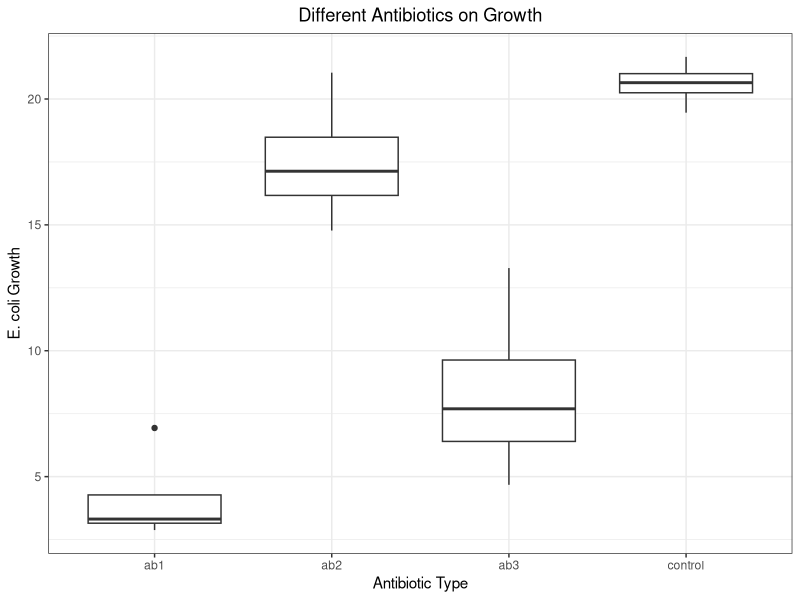
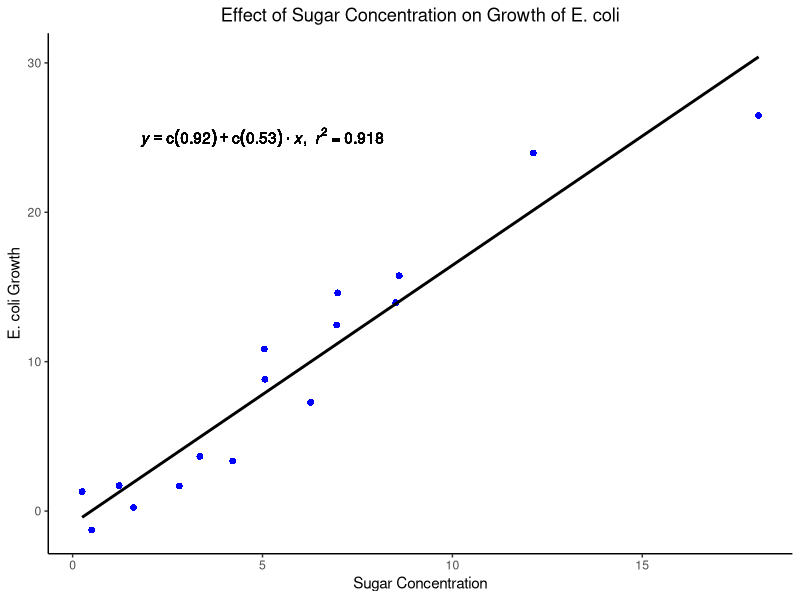

Write R code to recreate these figures, in order.
## ---- chunk 1

library(ggplot2)

antibiotics <- read.csv("antibiotics.csv")
      
plot1 <- ggplot(antibiotics, aes(x = trt, y = growth)) +
      geom_boxplot() + 
      theme_bw() + 
      xlab("Antibiotic Type") + ylab("E. coli Growth") +
      theme(plot.title = element_text(hjust = 0.5)) + # Centers the title
      ggtitle("Different Antibiotics on Growth")
                        
plot1

## ---- chunk 2
for (i in 1:nrow(antibiotics)){
  if (antibiotics$trt[i] == 'control'){
    antibiotics$aborct[i] <- 0
  }
  else{
    antibiotics$aborct[i] <- 1
  }
}
## ---- chunk 3
ab1 <- antibiotics[antibiotics$trt == 'control',]
ab1[5:8,] <- antibiotics[antibiotics$trt == 'ab1',]
ab2 <- antibiotics[antibiotics$trt == 'control',]
ab2[5:8,] <- antibiotics[antibiotics$trt == 'ab2',]
ab3 <- antibiotics[antibiotics$trt == 'control',]
ab3[5:8,] <- antibiotics[antibiotics$trt == 'ab3',]
## ---- chunk 4
results <- matrix(0,3,3)
colnames(results) <- c("null", "linear", "chisq")
## ---- chunk 5
#Null model function
nllnull <- function(p,y){
  B0=p[1]
  sig=exp(p[2])
  expected=B0
  nll=-sum(dnorm(x=y, mean=expected, sd=sig,log=TRUE))
  return(nll)
}

#Linear Model function
nlllinear <- function(p,x,y){
  B0=p[1]
  B1=p[2]
  sig=exp(p[3])
  expected=B0+B1*x
  nll=-sum(dnorm(x=y, mean=expected, sd=sig,log=TRUE))
  return(nll)
}
## ---- chunk 6
# Antibiotic 1 null model and linear model results
initialGuess <- c(1,1)
fit <- optim(par=initialGuess,fn=nllnull,y=ab1$growth)
results[1,1] <- fit$value

initialGuess <- c(1,1,1)
fit <- optim(par=initialGuess,fn=nlllinear,x=ab1$aborct,y=ab1$growth)
results[1,2] <- fit$value

# Antibiotic 2 null model and linear model results 
initialGuess <- c(1,1)
fit <- optim(par=initialGuess,fn=nllnull,y=ab2$growth)
results[2,1] <- fit$value

initialGuess <- c(1,1,1)
fit <- optim(par=initialGuess,fn=nlllinear,x=ab2$aborct,y=ab2$growth)
results[2,2] <- fit$value

# Antibiotic 3 null model and linear model results
initialGuess <- c(1,1)
fit <- optim(par=initialGuess,fn=nllnull,y=ab3$growth)
results[3,1] <- fit$value

initialGuess <- c(1,1,1)
fit <- optim(par=initialGuess,fn=nlllinear,x=ab3$aborct,y=ab3$growth)
results[3,2] <- fit$value
## ---- chunk 7
#likelihood ratio test results
A <- 2*(results[1,1]-results[1,2])
B <- 2*(results[2,1]-results[2,2])
C <- 2*(results[3,1]-results[3,2])
results[1,3] <- pchisq(q=A, df=1, lower.tail=FALSE) 
results[2,3] <- pchisq(q=B, df=1, lower.tail=FALSE) 
results[3,3] <- pchisq(q=C, df=1, lower.tail=FALSE)
results
## ---- chunk 8
#### Linear plot of sugar effects on growth with line equation and R2 ####

library(ggplot2)

sugardata <- read.csv(file = "sugar.csv", header=TRUE)

plot2 <- ggplot(data = sugardata, aes(x = sugar, y = growth))+
  geom_point(color = "blue1", shape = 16, size = 2) +
  theme_classic() +
  xlab("Sugar Concentration") + ylab("E. coli Growth") +
  ggtitle("Effect of Sugar Concentration on Growth of E. coli") +
  theme(plot.title = element_text(hjust = 0.5)) + #Centers the title
  stat_smooth(method = "lm", se=FALSE, color="black") + #Adds a trend line, se=FALSE gets rid of cloud around trendline.
  geom_text(aes(x = 5, y = 25, label = lm_eqn1(lm(sugar ~ growth, sugardata))), parse = TRUE) # Adds the values for the R2 value and equation of the trendline to the coordinates x and y

m= lm(sugar ~ growth, sugardata)

lm_eqn1 = function(m) {       #Function to calculate and add R2 value and equation of the trendline to plot
  
  l <- list(a = format(coef(m)[1], digits = 2),
            b = format(abs(coef(m)[2]), digits = 2),
            r2 = format(summary(m)$r.squared, digits = 3));
  
  if (coef(m)[2] >= 0)  {
    eq <- substitute(italic(y) == a + b %.% italic(x)*","~~italic(r)^2~"="~r2,l)
  } else {
    eq <- substitute(italic(y) == a - b %.% italic(x)*","~~italic(r)^2~"="~r2,l)    
  }
  
  as.character(as.expression(eq));                 
}

plot2

## ---- chunk 9

#### Likelihood ratio test

############## Null model
# Null hypothesis = the growth of E. coli is the same regardless of the sugar concentration

nllnull = function(p,y){
  B0=p[1]
  sig=exp(p[2])
  expected=B0
  nll=-sum(dnorm(x=y, mean=expected, sd=sig,log=TRUE))
  return(nll)
}

initialGuess = c(5,1)
null = optim(par=initialGuess,fn=nllnull,y=sugardata$growth)
print(null)


################ Linear Model
# Alternative hypothesis = the growth of E. coli is dependent on the sugar concentration

nllike_linear=function(p,x,y){
  B0=p[1]
  B1=p[2]
  sigma=exp(p[3])
  
  expected=B0+B1*x
  
  nll_linear=-sum(dnorm(x=y,mean=expected,sd=sigma,log=TRUE))
  return(nll_linear)
}

initialGuess=c(5,1,1)
fit_linear=optim(par=initialGuess,fn=nllike_linear,x=sugardata$sugar,y=sugardata$growth)

print(fit_linear)


############# likelihood ratio test
q = 2*(null$value-fit_linear$value)
lrt = pchisq(q=q, df=1, lower.tail=FALSE)
print(lrt)

# Becuase the p-value is less than 0.05 (2.64e-10), this means that we can reject the null hypothesis and conclude that there is a significant effect of sugar concentration on E. coli growth

## ---- chunk 10
#### A statistical power analysis ####
library(ggplot2)

num_sims <- 10 # Simulate the data 10 times 
n_per_sim <- 24 # Each simulation will have 24 values
set.seed(24) # Seed is necessary for reproducibility 
sigma <- c(1,2,4,6,8,12,16,24)

matrix_outputx <- matrix(NA, ncol=n_per_sim, nrow=num_sims) # This creates a 10x24 matrix for the simulated x-values
matrix_outputy <- matrix(NA, ncol=n_per_sim, nrow=num_sims) # This creates a 10x24 matrix for the simulated y-values

for (sim_number in 1:num_sims){ # This starts your for loop
  x <- sample(x = 0:50, size = 24) # Creates a random generation of 24 x-values between 0 and 50 
  m <- 0.4 # Given slope value
  b <- 10 # Given y-intercept
  y <- m*x + b # Calculates y-values from the 24 randomly generated x-values using given slope and intercept 
  
  for (sigma_number in 1:8){
    y = y+rnorm(n_per_sim, sd=sigma)
  }
 
  matrix_outputx[sim_number, ] <- x # This is where each x output is stored for each simulation
  matrix_outputy[sim_number, ] <- y # This is where each y output is stored for each simulation
}
matrix_outputx # Shows the output for the 10 x 24 matrix for the simulated x-values
matrix_outputy # Shows the output for the 10 x 24 matrix for the simulated y-values



############## I THINK THIS WORKS!!!! #####################
num_sims <- 10 # Simulate the data 10 times 
n_per_sim <- 24 # Each simulation will have 24 values
set.seed(24) # Seed is necessary for reproducibility 
sigma_num <- 8
sigma <- c(1,2,4,6,8,12,16,24)

outputx<-as.data.frame(matrix(0, ncol=10, nrow=24))
outputy<-as.data.frame(matrix(0, ncol=10, nrow=24))
youtput <-list()

for (sim_number in 1:num_sims){ # This starts your for loop
  x = sample(x = 0:50, size = 24) # Creates a random generation of 24 x-values between 0 and 50 
  m <- 0.4 # Given slope value
  b <- 10 # Given y-intercept
  y <- m*x + b # Calculates y-values from the 24 randomly generated x-values using given slope and intercept 
  outputx[,sim_number] <- x
  
for (sigma_number in 1:sigma_num){
   outputy = y+rnorm(length(y), mean=0, sd=sigma[sigma_number])
   youtput[[sigma_number]] <- outputy
  }
}



#### Linear Regression ####




#### ANOVA ####
############## THIS SHOULD WORK TOO!!!!

# 2-level design
x = c(13,13,13,13,13,13,13,13,13,13,13,13,38,38,38,38,38,38,38,38,38,38,38,38)
x_values = matrix(rep(x,10),nrow=24,ncol=10)
num_sims <- 10 # Simulate the data 10 times 
n_per_sim <- 24 # Each simulation will have 24 values
set.seed(24) # Seed is necessary for reproducibility 
sigma_num <- 8
sigma <- c(1,2,4,6,8,12,16,24)

y <- .4 * x_values + 10

outputy<-as.data.frame(matrix(0, ncol=10, nrow=24))
youtput <-list()

  for (sigma_number in 1:sigma_num){
    outputy = y + rnorm(length(y), mean=0, sd=sigma[sigma_number])
    
    youtput[[sigma_number]] <- outputy
  }



